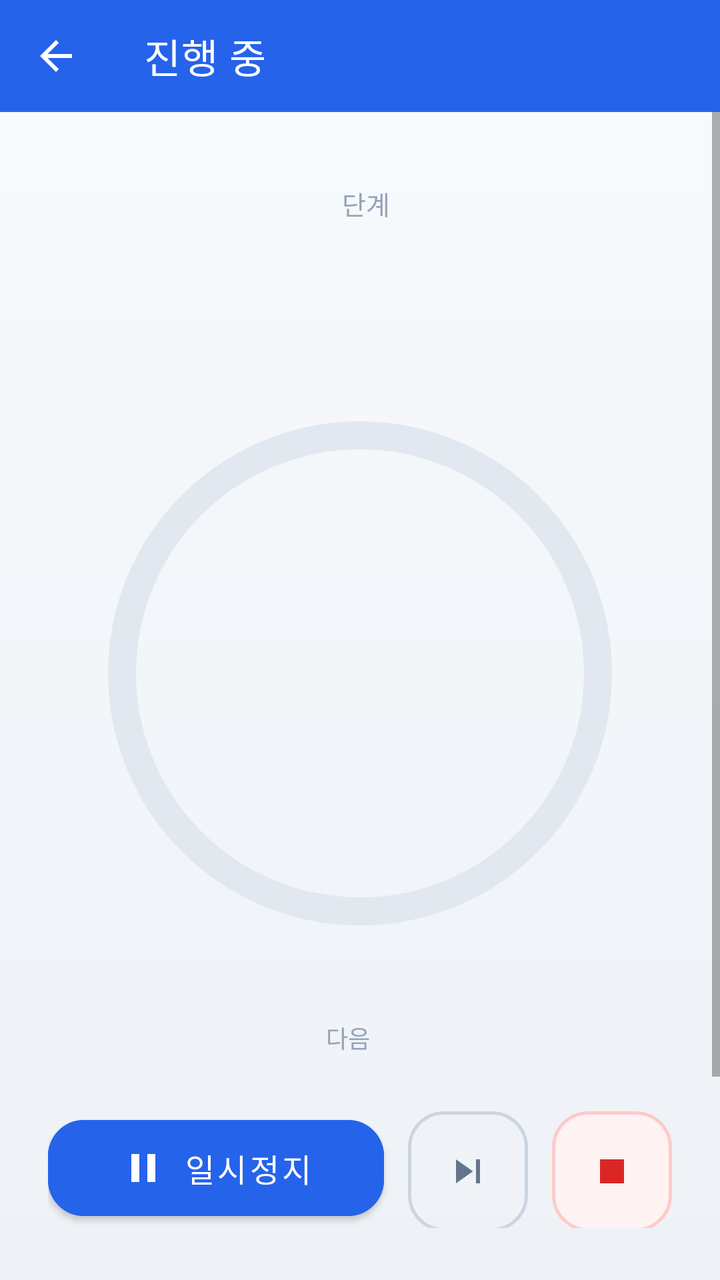
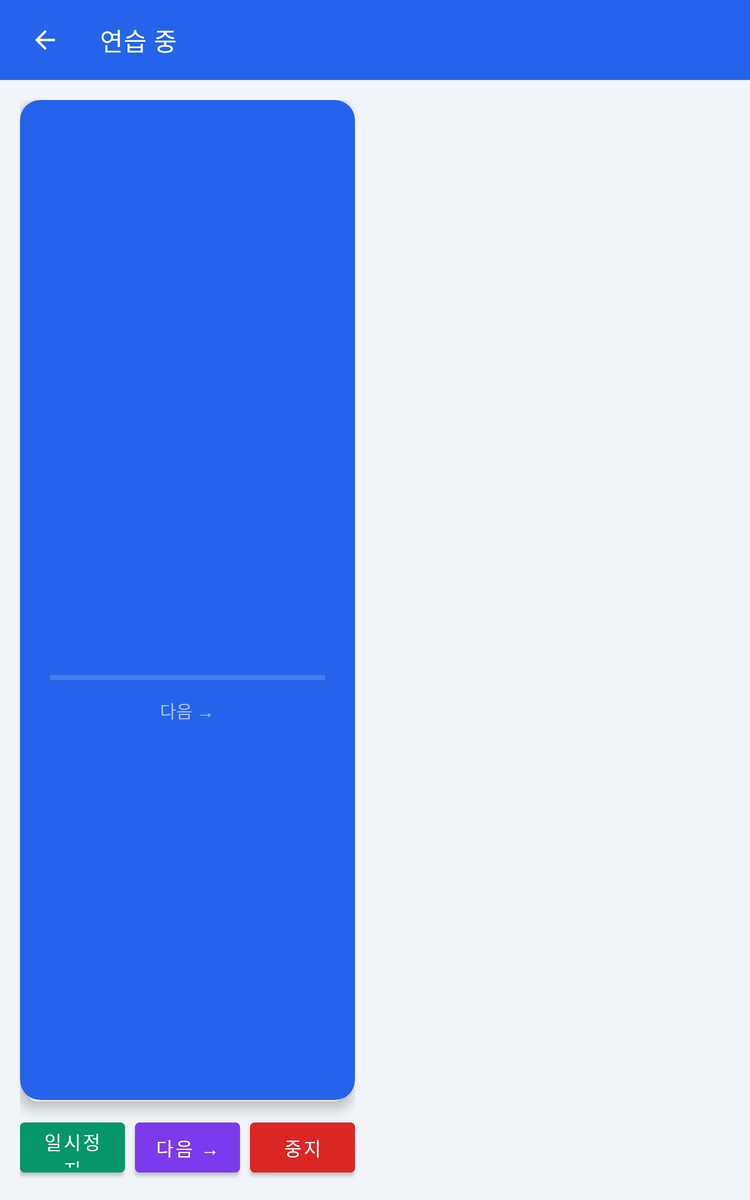

Two renders of one Android screen. The first uses the default layout on a phone; the second uses the alternative layout the repository ships for a different screen configuration, on a matching device. The two XML files are below.
<!-- AndroidManifest.xml: application theme Theme.PracticeRoutine -->
<!-- res/layout/activity_session.xml -->
<?xml version="1.0" encoding="utf-8"?>
<LinearLayout
    xmlns:android="http://schemas.android.com/apk/res/android"
    xmlns:app="http://schemas.android.com/apk/res-auto"
    android:layout_width="match_parent"
    android:layout_height="match_parent"
    android:orientation="vertical"
    android:background="@drawable/bg_session">

    <com.google.android.material.appbar.MaterialToolbar
        android:id="@+id/toolbar"
        android:layout_width="match_parent"
        android:layout_height="?attr/actionBarSize"
        android:background="@color/primary"
        app:title="진행 중"
        app:titleTextColor="@color/white"
        app:navigationIcon="@drawable/ic_arrow_back"
        app:navigationIconTint="@color/white" />

    
    <ScrollView
        android:layout_width="match_parent"
        android:layout_height="0dp"
        android:layout_weight="1"
        android:fillViewport="true"
        android:clipToPadding="false">

        <LinearLayout
            android:layout_width="match_parent"
            android:layout_height="wrap_content"
            android:orientation="vertical"
            android:gravity="center"
            android:padding="28dp">

        
        <LinearLayout
            android:layout_width="wrap_content"
            android:layout_height="wrap_content"
            android:orientation="horizontal"
            android:gravity="center_vertical"
            android:background="@drawable/bg_pill_white"
            android:elevation="2dp"
            android:paddingStart="16dp"
            android:paddingEnd="16dp"
            android:paddingTop="8dp"
            android:paddingBottom="8dp">

            <TextView
                android:id="@+id/tvCurrentStep"
                android:layout_width="wrap_content"
                android:layout_height="wrap_content"
                android:textSize="13sp"
                android:fontFamily="@font/pretendard_bold"
                android:textColor="@color/primary" />

            <TextView
                android:layout_width="wrap_content"
                android:layout_height="wrap_content"
                android:layout_marginStart="6dp"
                android:text="단계"
                android:textSize="13sp"
                android:fontFamily="@font/pretendard_medium"
                android:textColor="@color/hint" />

        </LinearLayout>

        <TextView
            android:id="@+id/tvSetLabel"
            android:layout_width="wrap_content"
            android:layout_height="wrap_content"
            android:layout_marginTop="8dp"
            android:background="@drawable/bg_pill_white"
            android:elevation="2dp"
            android:paddingStart="14dp"
            android:paddingEnd="14dp"
            android:paddingTop="6dp"
            android:paddingBottom="6dp"
            android:textSize="13sp"
            android:fontFamily="@font/pretendard_bold"
            android:textColor="@color/accent"
            android:visibility="gone" />

        <TextView
            android:id="@+id/tvCurrentName"
            android:layout_width="match_parent"
            android:layout_height="wrap_content"
            android:layout_marginTop="22dp"
            android:gravity="center"
            android:textSize="24sp"
            android:fontFamily="@font/pretendard_extrabold"
            android:textColor="@color/text_primary" />

        
        <FrameLayout
            android:layout_width="266dp"
            android:layout_height="266dp"
            android:layout_marginTop="30dp"
            android:layout_marginBottom="26dp">

            <com.google.android.material.progressindicator.CircularProgressIndicator
                android:id="@+id/progressTimer"
                android:layout_width="266dp"
                android:layout_height="266dp"
                android:layout_gravity="center"
                android:max="100"
                android:progress="100"
                android:indeterminate="false"
                app:indicatorColor="@color/primary"
                app:trackColor="@color/track_grey"
                app:indicatorSize="252dp"
                app:trackThickness="14dp"
                app:trackCornerRadius="8dp" />

            <LinearLayout
                android:layout_width="wrap_content"
                android:layout_height="wrap_content"
                android:layout_gravity="center"
                android:orientation="vertical"
                android:gravity="center">

                <TextView
                    android:id="@+id/tvTimer"
                    android:layout_width="wrap_content"
                    android:layout_height="wrap_content"
                    android:textSize="62sp"
                    android:fontFamily="@font/pretendard_extrabold"
                    android:textColor="@color/text_primary"
                    android:includeFontPadding="false" />

                <TextView
                    android:id="@+id/tvPausedLabel"
                    android:layout_width="wrap_content"
                    android:layout_height="wrap_content"
                    android:layout_marginTop="6dp"
                    android:text="일시정지"
                    android:textSize="13sp"
                    android:fontFamily="@font/pretendard_bold"
                    android:textColor="@color/hint"
                    android:letterSpacing="0.12"
                    android:visibility="gone" />

            </LinearLayout>

        </FrameLayout>

        
        <LinearLayout
            android:id="@+id/noteCard"
            android:layout_width="match_parent"
            android:layout_height="wrap_content"
            android:orientation="vertical"
            android:background="@drawable/bg_card_round16"
            android:elevation="1dp"
            android:paddingStart="18dp"
            android:paddingEnd="18dp"
            android:paddingTop="14dp"
            android:paddingBottom="14dp"
            android:layout_marginBottom="22dp"
            android:visibility="gone">

            <LinearLayout
                android:layout_width="wrap_content"
                android:layout_height="wrap_content"
                android:orientation="horizontal"
                android:gravity="center_vertical"
                android:layout_marginBottom="6dp">

                <ImageView
                    android:layout_width="15dp"
                    android:layout_height="15dp"
                    android:layout_marginEnd="6dp"
                    android:src="@drawable/ic_edit"
                    app:tint="@color/secondary"
                    android:contentDescription="@null" />

                <TextView
                    android:layout_width="wrap_content"
                    android:layout_height="wrap_content"
                    android:text="메모"
                    android:textSize="12sp"
                    android:fontFamily="@font/pretendard_bold"
                    android:textColor="@color/secondary"
                    android:letterSpacing="0.02" />

            </LinearLayout>

            <TextView
                android:id="@+id/tvNote"
                android:layout_width="match_parent"
                android:layout_height="wrap_content"
                android:textSize="15sp"
                android:lineSpacingExtra="3dp"
                android:fontFamily="@font/pretendard_medium"
                android:textColor="@color/text_primary" />

        </LinearLayout>

        
        <LinearLayout
            android:id="@+id/nextCard"
            android:layout_width="wrap_content"
            android:layout_height="wrap_content"
            android:orientation="horizontal"
            android:gravity="center_vertical"
            android:background="@drawable/bg_card_round16"
            android:elevation="1dp"
            android:paddingStart="18dp"
            android:paddingEnd="18dp"
            android:paddingTop="13dp"
            android:paddingBottom="13dp">

            <TextView
                android:layout_width="wrap_content"
                android:layout_height="wrap_content"
                android:text="다음"
                android:textSize="12sp"
                android:fontFamily="@font/pretendard_bold"
                android:textColor="@color/hint"
                android:layout_marginEnd="12dp" />

            <TextView
                android:id="@+id/tvNextStep"
                android:layout_width="wrap_content"
                android:layout_height="wrap_content"
                android:maxLines="1"
                android:ellipsize="end"
                android:textSize="15sp"
                android:fontFamily="@font/pretendard_bold"
                android:textColor="@color/text_primary" />

        </LinearLayout>

        </LinearLayout>

    </ScrollView>

    
    <LinearLayout
        android:layout_width="match_parent"
        android:layout_height="wrap_content"
        android:orientation="vertical"
        android:paddingStart="24dp"
        android:paddingEnd="24dp"
        android:paddingBottom="26dp">

        <com.google.android.material.button.MaterialButton
            android:id="@+id/btnConfirmNext"
            android:layout_width="match_parent"
            android:layout_height="62dp"
            android:text="다음으로"
            android:textSize="19sp"
            android:fontFamily="@font/pretendard_extrabold"
            android:textColor="@color/white"
            android:backgroundTint="@color/error"
            app:cornerRadius="18dp"
            app:icon="@drawable/ic_arrow_next"
            app:iconGravity="textEnd"
            app:iconTint="@color/white"
            android:visibility="gone" />

        <LinearLayout
            android:id="@+id/controlRow"
            android:layout_width="match_parent"
            android:layout_height="wrap_content"
            android:orientation="horizontal">

            <com.google.android.material.button.MaterialButton
                android:id="@+id/btnPauseResume"
                android:layout_width="0dp"
                android:layout_height="60dp"
                android:layout_weight="1"
                android:layout_marginEnd="12dp"
                android:text="일시정지"
                android:textSize="16sp"
                android:fontFamily="@font/pretendard_bold"
                android:textColor="@color/white"
                android:backgroundTint="@color/primary"
                app:cornerRadius="18dp"
                app:icon="@drawable/ic_pause"
                app:iconGravity="textStart"
                app:iconTint="@color/white" />

            <com.google.android.material.button.MaterialButton
                android:id="@+id/btnNext"
                style="@style/Widget.MaterialComponents.Button.OutlinedButton"
                android:layout_width="60dp"
                android:layout_height="60dp"
                android:insetTop="0dp"
                android:insetBottom="0dp"
                android:layout_marginEnd="12dp"
                android:textColor="@color/text_secondary"
                app:strokeColor="@color/slate_300"
                app:strokeWidth="1.5dp"
                app:cornerRadius="18dp"
                app:icon="@drawable/ic_skip"
                app:iconGravity="textStart"
                app:iconPadding="0dp"
                app:iconTint="@color/text_secondary" />

            <com.google.android.material.button.MaterialButton
                android:id="@+id/btnStop"
                style="@style/Widget.MaterialComponents.Button.OutlinedButton"
                android:layout_width="60dp"
                android:layout_height="60dp"
                android:insetTop="0dp"
                android:insetBottom="0dp"
                android:backgroundTint="@color/red_bg"
                android:textColor="@color/error"
                app:strokeColor="@color/red_border"
                app:strokeWidth="1.5dp"
                app:cornerRadius="18dp"
                app:icon="@drawable/ic_stop"
                app:iconGravity="textStart"
                app:iconPadding="0dp"
                app:iconTint="@color/error" />

        </LinearLayout>

    </LinearLayout>

</LinearLayout>
<!-- resources referenced by this layout -->
<resources>
  <color name="accent">#059669</color>
  <color name="error">#DC2626</color>
  <color name="hint">#94A3B8</color>
  <color name="primary">#2563EB</color>
  <color name="red_bg">#FEF2F2</color>
  <color name="red_border">#FECACA</color>
  <color name="secondary">#7C3AED</color>
  <color name="slate_300">#CBD5E1</color>
  <color name="text_primary">#1E293B</color>
  <color name="text_secondary">#64748B</color>
  <color name="track_grey">#E2E8F0</color>
  <color name="white">#FFFFFF</color>
  <!-- drawable bg_session (drawable) -->
  <?xml version="1.0" encoding="utf-8"?>
  <shape xmlns:android="http://schemas.android.com/apk/res/android" android:shape="rectangle">
      <gradient android:angle="270" android:startColor="#F8FAFC" android:endColor="#EEF2F7" />
  </shape>
  <!-- drawable ic_arrow_back (drawable) -->
  <?xml version="1.0" encoding="utf-8"?>
  <vector xmlns:android="http://schemas.android.com/apk/res/android"
      android:width="24dp"
      android:height="24dp"
      android:viewportWidth="24"
      android:viewportHeight="24">
      <path android:fillColor="#FFFFFF" android:pathData="M20,11H7.83l5.59,-5.59L12,4l-8,8 8,8 1.41,-1.41L7.83,13H20v-2z"/>
  </vector>
  <!-- drawable ic_arrow_next (drawable) -->
  <vector xmlns:android="http://schemas.android.com/apk/res/android" android:width="24dp" android:height="24dp" android:viewportWidth="24" android:viewportHeight="24">
    <path android:fillColor="@android:color/transparent" android:strokeColor="#1E293B" android:strokeWidth="2" android:strokeLineCap="round" android:strokeLineJoin="round" android:pathData="M5 12h14"/>
    <path android:fillColor="@android:color/transparent" android:strokeColor="#1E293B" android:strokeWidth="2" android:strokeLineCap="round" android:strokeLineJoin="round" android:pathData="M13 6l6 6-6 6"/>
  </vector>
  <!-- drawable ic_edit (drawable) -->
  <?xml version="1.0" encoding="utf-8"?>
  <vector xmlns:android="http://schemas.android.com/apk/res/android"
      android:width="24dp"
      android:height="24dp"
      android:viewportWidth="24"
      android:viewportHeight="24">
      <path android:fillColor="#64748B" android:pathData="M3,17.25V21h3.75L17.81,9.94l-3.75,-3.75L3,17.25zM20.71,7.04c0.39,-0.39 0.39,-1.02 0,-1.41l-2.34,-2.34c-0.39,-0.39 -1.02,-0.39 -1.41,0l-1.83,1.83 3.75,3.75 1.83,-1.83z"/>
  </vector>
  <!-- drawable ic_pause (drawable) -->
  <?xml version="1.0" encoding="utf-8"?>
  <vector xmlns:android="http://schemas.android.com/apk/res/android"
      android:width="24dp"
      android:height="24dp"
      android:viewportWidth="24"
      android:viewportHeight="24">
      <path android:fillColor="#FFFFFF" android:pathData="M6,19h4V5H6v14zM14,5v14h4V5h-4z"/>
  </vector>
  <!-- drawable ic_skip (drawable) -->
  <?xml version="1.0" encoding="utf-8"?>
  <vector xmlns:android="http://schemas.android.com/apk/res/android"
      android:width="24dp"
      android:height="24dp"
      android:viewportWidth="24"
      android:viewportHeight="24">
      <path android:fillColor="#FFFFFF" android:pathData="M6,18l8.5,-6L6,6v12zM16,6v12h2V6h-2z"/>
  </vector>
  <!-- drawable ic_stop (drawable) -->
  <?xml version="1.0" encoding="utf-8"?>
  <vector xmlns:android="http://schemas.android.com/apk/res/android"
      android:width="24dp"
      android:height="24dp"
      android:viewportWidth="24"
      android:viewportHeight="24">
      <path android:fillColor="#FFFFFF" android:pathData="M6,6h12v12H6z"/>
  </vector>
  <style name="Theme.PracticeRoutine" parent="Theme.MaterialComponents.DayNight.NoActionBar">
          <item name="colorPrimary">@color/primary</item>
          <item name="colorPrimaryVariant">@color/primary_dark</item>
          <item name="colorOnPrimary">@color/white</item>
          <item name="colorSecondary">@color/accent</item>
          <item name="colorOnSecondary">@color/white</item>
          <item name="android:statusBarColor">@color/primary_dark</item>
          <item name="android:fontFamily">@font/pretendard</item>
          <item name="fontFamily">@font/pretendard</item>
      </style>
  <color name="primary_dark">#1D4ED8</color>
</resources>
<!-- res/layout-sw600dp/activity_session.xml (the repository's variant of the layout above) -->
<!-- drawn on a 7-inch tablet held upright -->
<?xml version="1.0" encoding="utf-8"?>
<LinearLayout
    xmlns:android="http://schemas.android.com/apk/res/android"
    xmlns:app="http://schemas.android.com/apk/res-auto"
    android:layout_width="match_parent"
    android:layout_height="match_parent"
    android:orientation="vertical"
    android:background="@color/background">

    <com.google.android.material.appbar.MaterialToolbar
        android:layout_width="match_parent"
        android:layout_height="?attr/actionBarSize"
        android:background="@color/primary"
        app:title="연습 중"
        app:titleTextColor="@color/white"
        app:navigationIcon="@drawable/ic_arrow_back"
        app:navigationIconTint="@color/white" />

    
    <LinearLayout
        android:layout_width="match_parent"
        android:layout_height="0dp"
        android:layout_weight="1"
        android:orientation="horizontal">

        
        <LinearLayout
            android:layout_width="0dp"
            android:layout_height="match_parent"
            android:layout_weight="1"
            android:orientation="vertical"
            android:padding="16dp">

            <androidx.cardview.widget.CardView
                android:layout_width="match_parent"
                android:layout_height="0dp"
                android:layout_weight="1"
                app:cardCornerRadius="16dp"
                app:cardElevation="6dp"
                app:cardBackgroundColor="@color/primary">

                <LinearLayout
                    android:layout_width="match_parent"
                    android:layout_height="match_parent"
                    android:orientation="vertical"
                    android:padding="24dp"
                    android:gravity="center">

                    <TextView
                        android:id="@+id/tvCurrentStep"
                        android:layout_width="wrap_content"
                        android:layout_height="wrap_content"
                        android:textColor="@color/white_alpha"
                        android:textSize="16sp" />

                    <TextView
                        android:id="@+id/tvCurrentName"
                        android:layout_width="wrap_content"
                        android:layout_height="wrap_content"
                        android:textColor="@color/white"
                        android:textSize="22sp"
                        android:textStyle="bold"
                        android:layout_marginTop="6dp"
                        android:gravity="center" />

                    <TextView
                        android:id="@+id/tvTimer"
                        android:layout_width="wrap_content"
                        android:layout_height="wrap_content"
                        android:textColor="@color/white"
                        android:textSize="72sp"
                        android:textStyle="bold"
                        android:layout_marginTop="12dp"
                        android:fontFamily="monospace" />

                    <ProgressBar
                        android:id="@+id/progressTimer"
                        style="?android:attr/progressBarStyleHorizontal"
                        android:layout_width="match_parent"
                        android:layout_height="8dp"
                        android:layout_marginTop="12dp"
                        android:progressTint="@color/white"
                        android:progressBackgroundTint="@color/white_alpha" />

                    <TextView
                        android:id="@+id/tvNextLabel"
                        android:layout_width="wrap_content"
                        android:layout_height="wrap_content"
                        android:text="다음 →"
                        android:textColor="@color/white_alpha"
                        android:textSize="14sp"
                        android:layout_marginTop="12dp" />

                    <TextView
                        android:id="@+id/tvNextStep"
                        android:layout_width="wrap_content"
                        android:layout_height="wrap_content"
                        android:textColor="@color/white_alpha"
                        android:textSize="15sp" />

                </LinearLayout>

            </androidx.cardview.widget.CardView>

            
            <LinearLayout
                android:layout_width="match_parent"
                android:layout_height="wrap_content"
                android:orientation="horizontal"
                android:layout_marginTop="12dp"
                android:gravity="center">

                <Button
                    android:id="@+id/btnPauseResume"
                    android:layout_width="0dp"
                    android:layout_height="52dp"
                    android:layout_weight="1"
                    android:layout_marginEnd="8dp"
                    android:text="일시정지"
                    android:backgroundTint="@color/accent"
                    android:textColor="@color/white"
                    android:textSize="15sp" />

                <Button
                    android:id="@+id/btnNext"
                    android:layout_width="0dp"
                    android:layout_height="52dp"
                    android:layout_weight="1"
                    android:layout_marginEnd="8dp"
                    android:text="다음 →"
                    android:backgroundTint="@color/secondary"
                    android:textColor="@color/white"
                    android:textSize="15sp" />

                <Button
                    android:id="@+id/btnStop"
                    android:layout_width="0dp"
                    android:layout_height="52dp"
                    android:layout_weight="1"
                    android:text="중지"
                    android:backgroundTint="@color/error"
                    android:textColor="@color/white"
                    android:textSize="15sp" />

            </LinearLayout>

            
            <Button
                android:id="@+id/btnConfirmNext"
                android:layout_width="match_parent"
                android:layout_height="52dp"
                android:layout_marginTop="8dp"
                android:text="▶ 다음 시작"
                android:backgroundTint="@color/primary"
                android:textColor="@color/white"
                android:textStyle="bold"
                android:textSize="15sp"
                android:visibility="gone" />

        </LinearLayout>

        
        <LinearLayout
            android:layout_width="0dp"
            android:layout_height="match_parent"
            android:layout_weight="1"
            android:orientation="vertical"
            android:paddingTop="16dp"
            android:paddingEnd="16dp"
            android:paddingBottom="16dp">

            <TextView
                android:id="@+id/tvTotalRoutines"
                android:layout_width="wrap_content"
                android:layout_height="wrap_content"
                android:layout_marginBottom="10dp"
                android:textColor="@color/text_secondary"
                android:textSize="15sp" />

            <androidx.recyclerview.widget.RecyclerView
                android:id="@+id/rvSessionList"
                android:layout_width="match_parent"
                android:layout_height="0dp"
                android:layout_weight="1"
                android:paddingHorizontal="4dp" />

        </LinearLayout>

    </LinearLayout>

</LinearLayout>
<!-- resources referenced by the variant -->
<!-- as a 7-inch tablet held upright resolves them -->
<resources>
  <color name="accent">#059669</color>
  <color name="background">#F1F5F9</color>
  <color name="error">#DC2626</color>
  <color name="primary">#2563EB</color>
  <color name="secondary">#7C3AED</color>
  <color name="text_secondary">#64748B</color>
  <color name="white">#FFFFFF</color>
  <color name="white_alpha">#99FFFFFF</color>
  <!-- drawable ic_arrow_back (drawable) -->
  <?xml version="1.0" encoding="utf-8"?>
  <vector xmlns:android="http://schemas.android.com/apk/res/android"
      android:width="24dp"
      android:height="24dp"
      android:viewportWidth="24"
      android:viewportHeight="24">
      <path android:fillColor="#FFFFFF" android:pathData="M20,11H7.83l5.59,-5.59L12,4l-8,8 8,8 1.41,-1.41L7.83,13H20v-2z"/>
  </vector>
  <style name="Theme.PracticeRoutine" parent="Theme.MaterialComponents.DayNight.NoActionBar">
          <item name="colorPrimary">@color/primary</item>
          <item name="colorPrimaryVariant">@color/primary_dark</item>
          <item name="colorOnPrimary">@color/white</item>
          <item name="colorSecondary">@color/accent</item>
          <item name="colorOnSecondary">@color/white</item>
          <item name="android:statusBarColor">@color/primary_dark</item>
          <item name="android:fontFamily">@font/pretendard</item>
          <item name="fontFamily">@font/pretendard</item>
      </style>
  <color name="primary_dark">#1D4ED8</color>
</resources>
